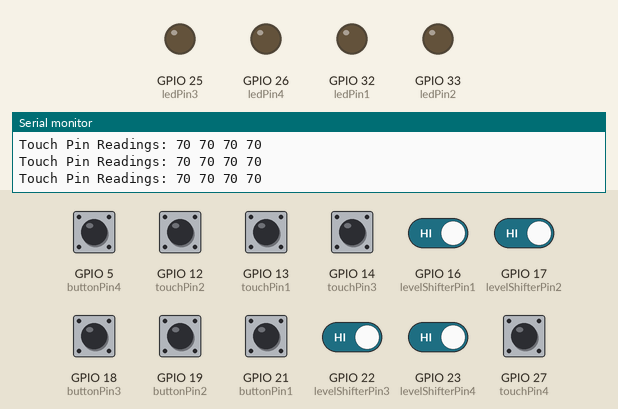
Recording of a sketch running on a simulated ESP32. On the bench: output pins drawn as LEDs (lit = HIGH), the last lines printed to the serial monitor. The inputs (shaded band) are chosen by the test bench; at power-on: GPIO 5 (buttonPin4), GPIO 12 (touchPin2), GPIO 13 (touchPin1), GPIO 14 (touchPin3), GPIO 16 (levelShifterPin1), GPIO 17 (levelShifterPin2), GPIO 18 (buttonPin3), GPIO 19 (buttonPin2), GPIO 21 (buttonPin1), GPIO 22 (levelShifterPin3), GPIO 23 (levelShifterPin4), GPIO 27 (touchPin4) HIGH.

Above: at 1.2 s.
1.3 s: GPIO 12 (touchPin2) pulled LOW for 0.15 s
At 1.4 s:
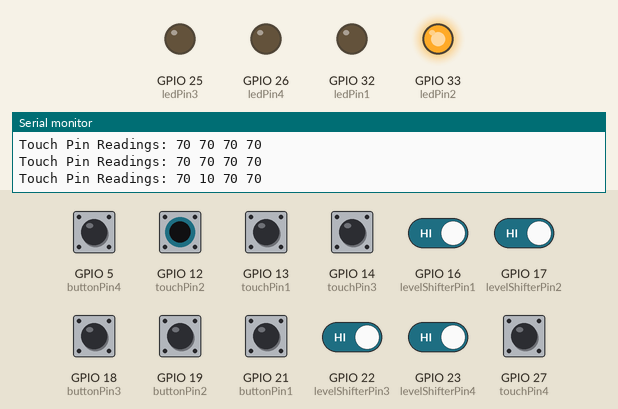
3.0 s: GPIO 13 (touchPin1) pulled LOW for 0.15 s
At 3.11 s:
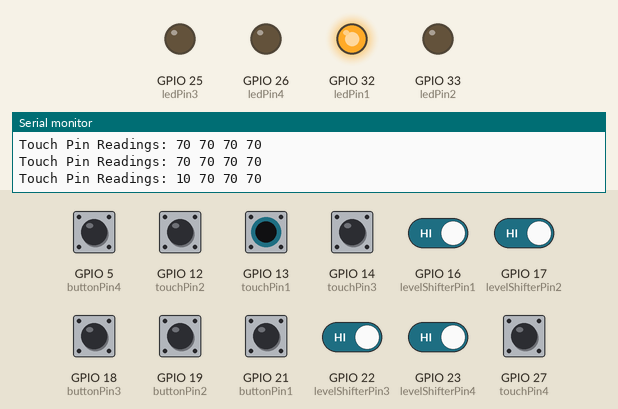
4.7 s: GPIO 14 (touchPin3) pulled LOW for 0.15 s
At 4.81 s:
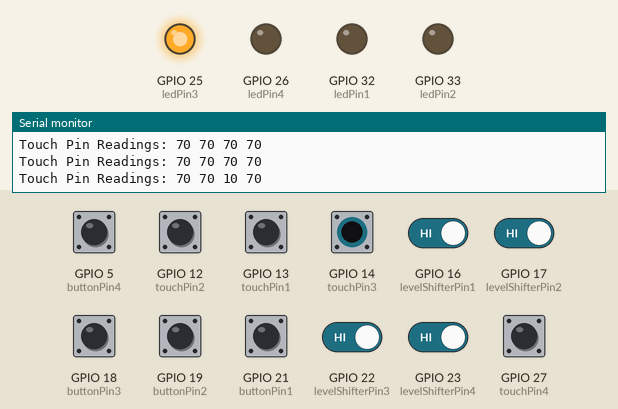
6.4 s: GPIO 27 (touchPin4) pulled LOW for 0.15 s
At 6.52 s:
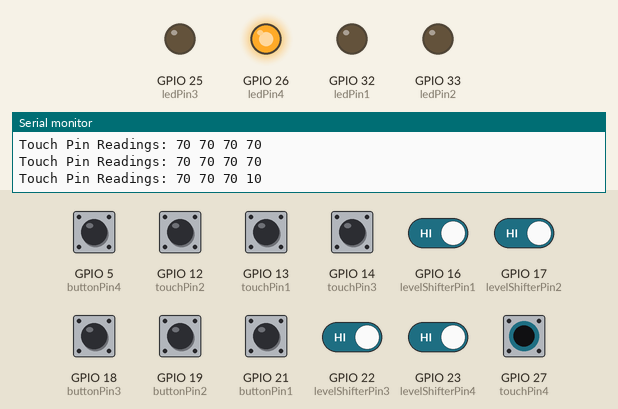
8.1 s: GPIO 16 (levelShifterPin1) driven LOW
At 9.2 s:
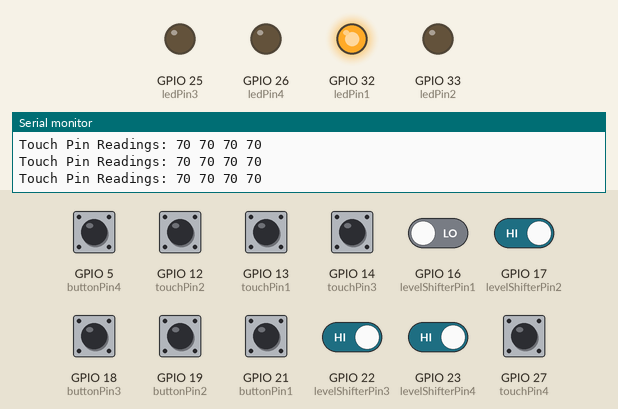
9.6 s: GPIO 5 (buttonPin4) pulled LOW for 0.15 s
At 9.73 s:
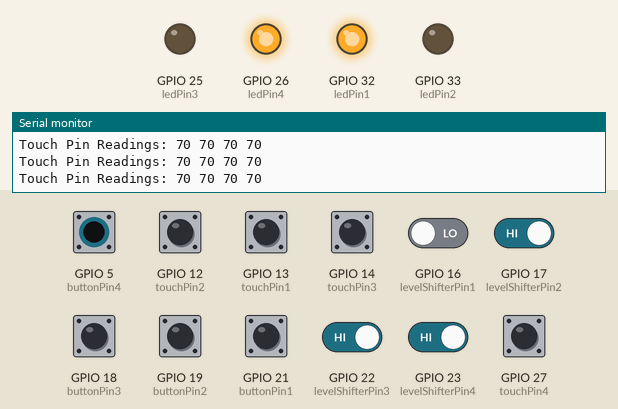
Timing chart, 0 to 12.3 s (numbered marks = the images above; inputs shaded):
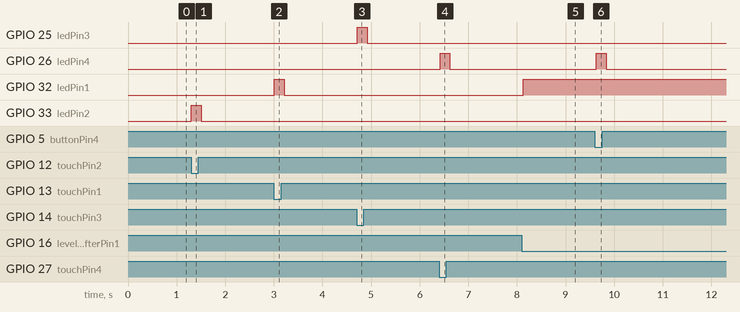

Measured:
- after the input at 1.3 s, GPIO 33 (ledPin2): LOW → HIGH at once, → LOW 0.20 s later
- after the input at 3.0 s, GPIO 32 (ledPin1): LOW → HIGH at once, → LOW 0.20 s later
- after the input at 4.7 s, GPIO 25 (ledPin3): LOW → HIGH at once, → LOW 0.20 s later
- after the input at 6.4 s, GPIO 26 (ledPin4): LOW → HIGH at once, → LOW 0.20 s later
- after the input at 8.1 s, GPIO 32 (ledPin1): LOW → HIGH at once
- after the input at 9.6 s, GPIO 26 (ledPin4): LOW → HIGH at once, → LOW 0.20 s later

The sketch:

ESP32_Breakout_Demo.ino
```cpp
/*
     ESP32 Breakout Board Demo

     Control 4 LEDs based on inputs from 4 touch pins, buttons, or level shifter inputs


     Gadget Reboot
*/

// define input/output pins
const int touchPin1 = T4;
const int touchPin2 = T5;
const int touchPin3 = T6;
const int touchPin4 = T7;

const int ledPin1 = 32;
const int ledPin2 = 33;
const int ledPin3 = 25;
const int ledPin4 = 26;

const int buttonPin1 = 21;
const int buttonPin2 = 19;
const int buttonPin3 = 18;
const int buttonPin4 = 5;

const int levelShifterPin1 = 16;
const int levelShifterPin2 = 17;
const int levelShifterPin3 = 22;
const int levelShifterPin4 = 23;

const int touchThreshold = 35;     // capacitive touch threshold

int touchReading1;                 // touch pin storage variables
int touchReading2;
int touchReading3;
int touchReading4;

void setup() {
  Serial.begin(115200);

  // configure gpio pins
  digitalWrite(ledPin1, LOW);
  digitalWrite(ledPin2, LOW);
  digitalWrite(ledPin3, LOW);
  digitalWrite(ledPin4, LOW);
  pinMode (ledPin1, OUTPUT);
  pinMode (ledPin2, OUTPUT);
  pinMode (ledPin3, OUTPUT);
  pinMode (ledPin4, OUTPUT);

  pinMode (buttonPin1, INPUT_PULLUP);
  pinMode (buttonPin2, INPUT_PULLUP);
  pinMode (buttonPin3, INPUT_PULLUP);
  pinMode (buttonPin4, INPUT_PULLUP);

  pinMode (levelShifterPin1, INPUT);
  pinMode (levelShifterPin2, INPUT);
  pinMode (levelShifterPin3, INPUT);
  pinMode (levelShifterPin4, INPUT);

}

void loop() {
  // read touch pins
  int touchVal = 0;    // temporary reading variable
  touchReading1 = 0;   // clear previous touch readings
  touchReading2 = 0;
  touchReading3 = 0;
  touchReading4 = 0;

  // debounce touch inputs because there may be momentary false low readings
  for (int i = 0; i < 2; i++) {
    touchVal = touchRead(touchPin1);
    if (touchVal > touchReading1) touchReading1 = touchVal;

    touchVal = touchRead(touchPin2);
    if (touchVal > touchReading2) touchReading2 = touchVal;

    touchVal = touchRead(touchPin3);
    if (touchVal > touchReading3) touchReading3 = touchVal;

    touchVal = touchRead(touchPin4);
    if (touchVal > touchReading4) touchReading4 = touchVal;
  }

  Serial.print("Touch Pin Readings: ");
  Serial.print(touchReading1);
  Serial.print(" ");
  Serial.print(touchReading2);
  Serial.print(" ");
  Serial.print(touchReading3);
  Serial.print(" ");
  Serial.println(touchReading4);

  // turn on LEDs if touch pins or buttons are pressed, or level shifted inputs go low
  if ((touchReading1 < touchThreshold) or (digitalRead(buttonPin1) == 0) or (digitalRead(levelShifterPin1) == 0)) {
    digitalWrite(ledPin1, HIGH);
  }
  else {
    digitalWrite(ledPin1, LOW);
  }

  if ((touchReading2 < touchThreshold) or (digitalRead(buttonPin2) == 0) or (digitalRead(levelShifterPin2) == 0)) {
    digitalWrite(ledPin2, HIGH);
  }
  else {
    digitalWrite(ledPin2, LOW);
  }

  if ((touchReading3 < touchThreshold) or (digitalRead(buttonPin3) == 0) or (digitalRead(levelShifterPin3) == 0)) {
    digitalWrite(ledPin3, HIGH);
  }
  else {
    digitalWrite(ledPin3, LOW);
  }

  if ((touchReading4 < touchThreshold) or (digitalRead(buttonPin4) == 0) or (digitalRead(levelShifterPin4) == 0)) {
    digitalWrite(ledPin4, HIGH);
  }
  else {
    digitalWrite(ledPin4, LOW);
  }

  delay(100);
}
```
